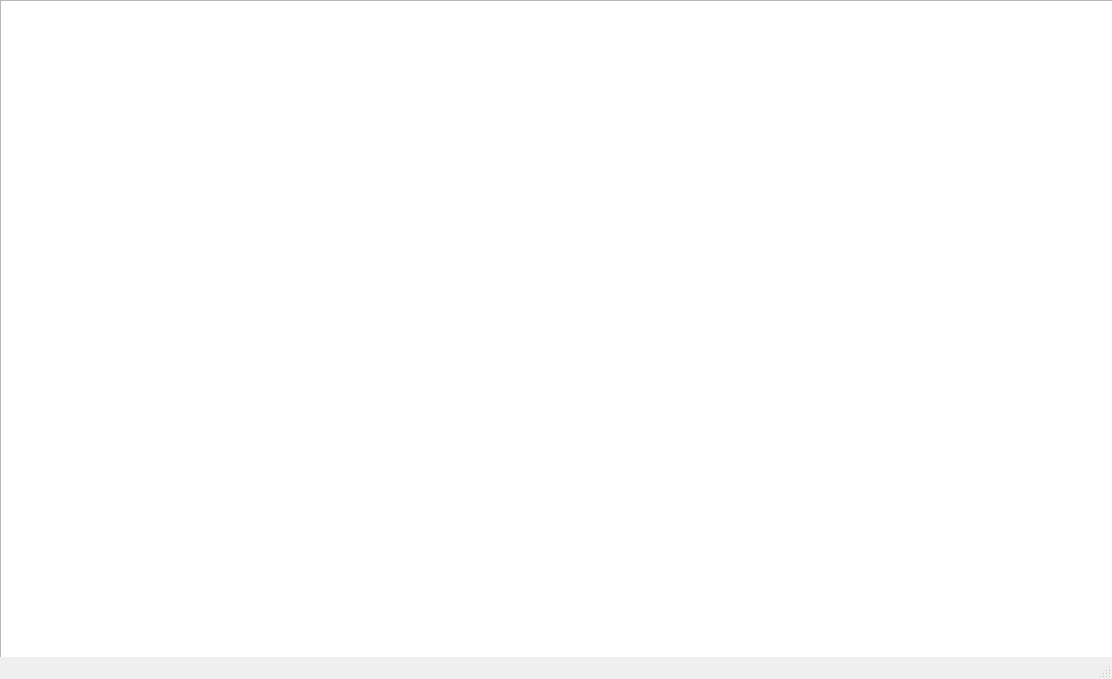
<?xml version="1.0" encoding="UTF-8"?>
<ui version="4.0">
 <class>Cardwindow</class>
 <widget class="QMainWindow" name="Cardwindow">
  <property name="geometry">
   <rect>
    <x>0</x>
    <y>0</y>
    <width>1112</width>
    <height>679</height>
   </rect>
  </property>
  <property name="windowTitle">
   <string>MainWindow</string>
  </property>
  <widget class="QWidget" name="centralwidget">
   <widget class="QGraphicsView" name="graphicsView">
    <property name="geometry">
     <rect>
      <x>0</x>
      <y>0</y>
      <width>1141</width>
      <height>691</height>
     </rect>
    </property>
   </widget>
  </widget>
  <widget class="QMenuBar" name="menubar">
   <property name="geometry">
    <rect>
     <x>0</x>
     <y>0</y>
     <width>1112</width>
     <height>20</height>
    </rect>
   </property>
  </widget>
  <widget class="QStatusBar" name="statusbar"/>
 </widget>
 <resources/>
 <connections/>
</ui>
